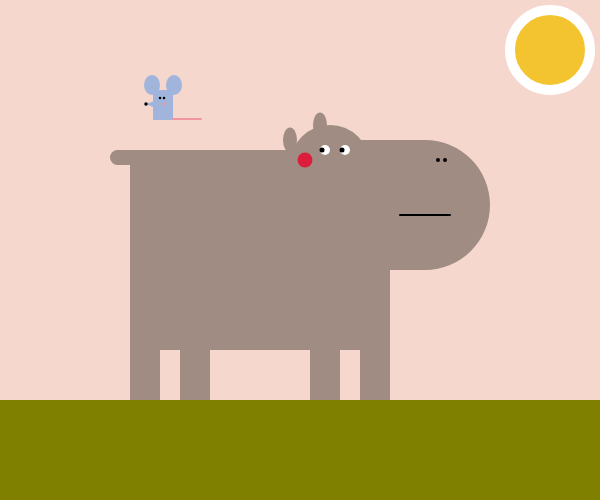
Frame 1 (no input)
Frame 60 (no input): identical to frame 1, image omitted
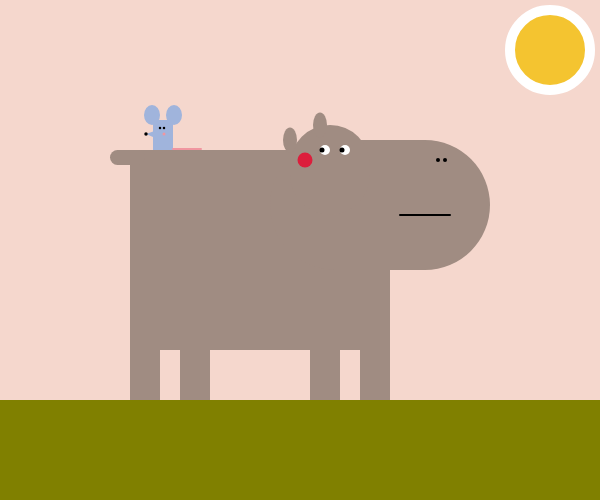
Frame 120 (the mouse pressed at the canvas centre since frame 60)

The p5.js sketch that drew these frames (run headless with seeded random() and noise() and a simulated clock; from frame 60 on, the mouse is pressed at the canvas centre):

// p5.js sketch
// ── sketch.js
function setup() {
  createCanvas(600, 500);
}

function draw() {
  let topoY = constrain(mouseY, 90, 120);
  background(245, 215, 205);
  noStroke();

  // sole 
  fill(244, 196, 48); // sole
  stroke("rgb(255 216 119)"); 
  strokeWeight(10);
  circle(550, 50, 80);
 
  noStroke();
  
  // prato 
  fill(128, 128, 0);
  rect(0, 400, 600, 200);

  // ippo
  fill(160, 140, 130);
  rect(130, 150, 260, 200); //corpo
  rect(270, 140, 220, 130, 70); //muso
  rect(110, 150, 35, 15, 50); //coda
  rect(290, 125, 80, 90, 60); //testa

  //zampe
  rect(130, 350, 30, 50);
  rect(180, 350, 30, 50);
  rect(310, 350, 30, 50);
  rect(360, 350, 30, 50);

  //orecchie 
  ellipse(290, 140, 14, 25);
  ellipse(320, 125, 14, 25);

  //occhi
  fill(255); //bianco
  ellipse(325, 150, 10, 10);
  ellipse(345, 150, 10, 10);
  
  fill(0); //nero
  ellipse(322, 150, 5, 5);
  ellipse(342, 150, 5, 5);

  //guancia rossa
  fill(220, 30, 60);
  ellipse(305, 160, 15, 15);

  // narici
  fill(0);
  ellipse(438, 160, 4, 4);
  ellipse(445, 160, 4, 4);

  //bocca
  stroke(0);
  strokeWeight(2);
  line(400, 215, 450, 215);
  
  // topo
  noStroke();
  fill(160, 180, 220);
  ellipse(174, topoY - 5, 16, 20); // orecchia dx
  ellipse(152, topoY - 5, 16, 20); // orecchia sx
  rect(153, topoY, 20, 30); // corpo
  triangle(163, topoY + 8, 
           146, topoY + 14, 
           160, topoY + 20); // muso 

  fill(0);
  ellipse(146, topoY + 14, 3.5, 3.5); // naso
  ellipse(164, topoY + 8, 2.5, 2.5); //occhi
  ellipse(160, topoY + 8, 2.5, 2.5); 

  fill(240, 150, 160);
  ellipse(164, topoY + 14, 3, 3); // guancia
  rect(172, topoY + 28, 30, 2, 90); // coda
}
